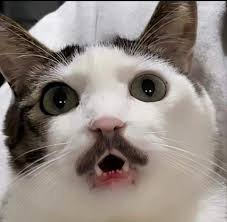
#> input picture kitten.jpg, 227 x 222 px
$ python no10.py
#> lines starting #> are read from the running program, lines starting #| are printed output that depends on the picture
import cv2
import matplotlib.pyplot as plt

image = cv2.imread('kitten.jpg')
#> image is the input picture: shape (222, 227, 3); mean B, G, R 128.9, 134.9, 144.5

if image is not None:
    # Konversi ke HSV
    hsv_image = cv2.cvtColor(image, cv2.COLOR_BGR2HSV)
#> hsv_image: shape (222, 227, 3); mean H, S, V 34.7, 44.3, 145

    # Pisahkan saluran HSV
    h, s, v = cv2.split(hsv_image)
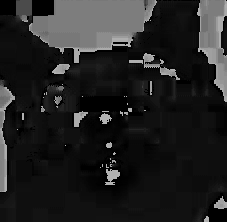
#> h: shape (222, 227); min 0, max 179, mean 34.7
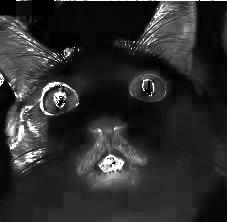
#> s: shape (222, 227); min 0, max 255, mean 44.3
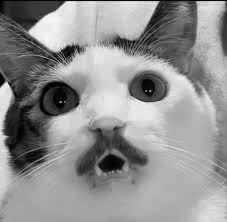
#> v: shape (222, 227); min 0, max 255, mean 145

    # Hitung histogram untuk setiap saluran
    hist_h = cv2.calcHist([h], [0], None, [256], [0, 256])
#> hist_h = 256 values, max 5617 at index 15, min 0 at index 27, mean 196.9
    hist_s = cv2.calcHist([s], [0], None, [256], [0, 256])
#> hist_s = 256 values, max 3451 at index 7, min 0 at index 192, mean 196.9
    hist_v = cv2.calcHist([v], [0], None, [256], [0, 256])
#> hist_v = 256 values, max 891 at index 178, min 0 at index 252, mean 196.9

    # Tampilkan histogram menggunakan Matplotlib
    plt.figure(figsize=(10, 6))
    plt.title('Histogram for Hue, Saturation, and Value Channels')
    plt.plot(hist_h, color='r', label='Hue')
    plt.plot(hist_s, color='g', label='Saturation')
    plt.plot(hist_v, color='b', label='Value')
    plt.xlabel('Bins')
    plt.ylabel('Number of Pixels')
    plt.legend()
    plt.show()
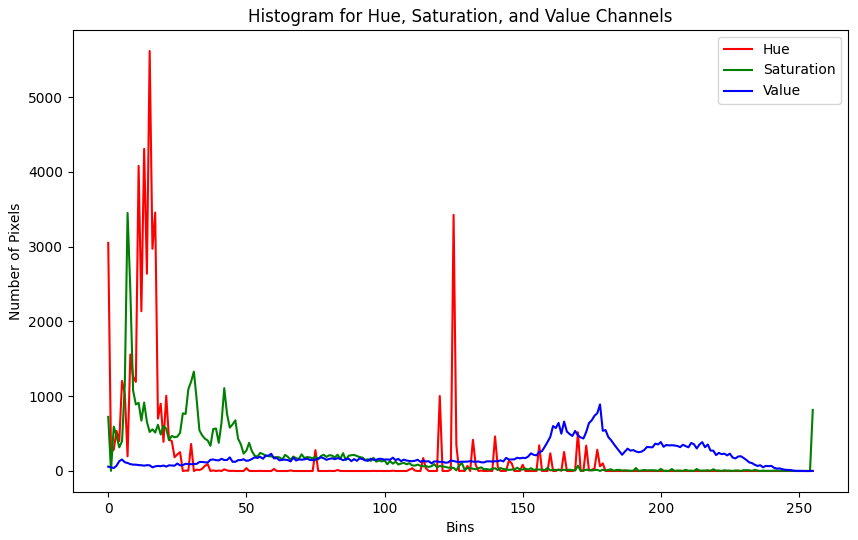
#> figure drawn by matplotlib, 1 panel; curve peaks at x = 15, y = 5617; curve peaks at x = 7, y = 3451; curve peaks at x = 178, y = 891
